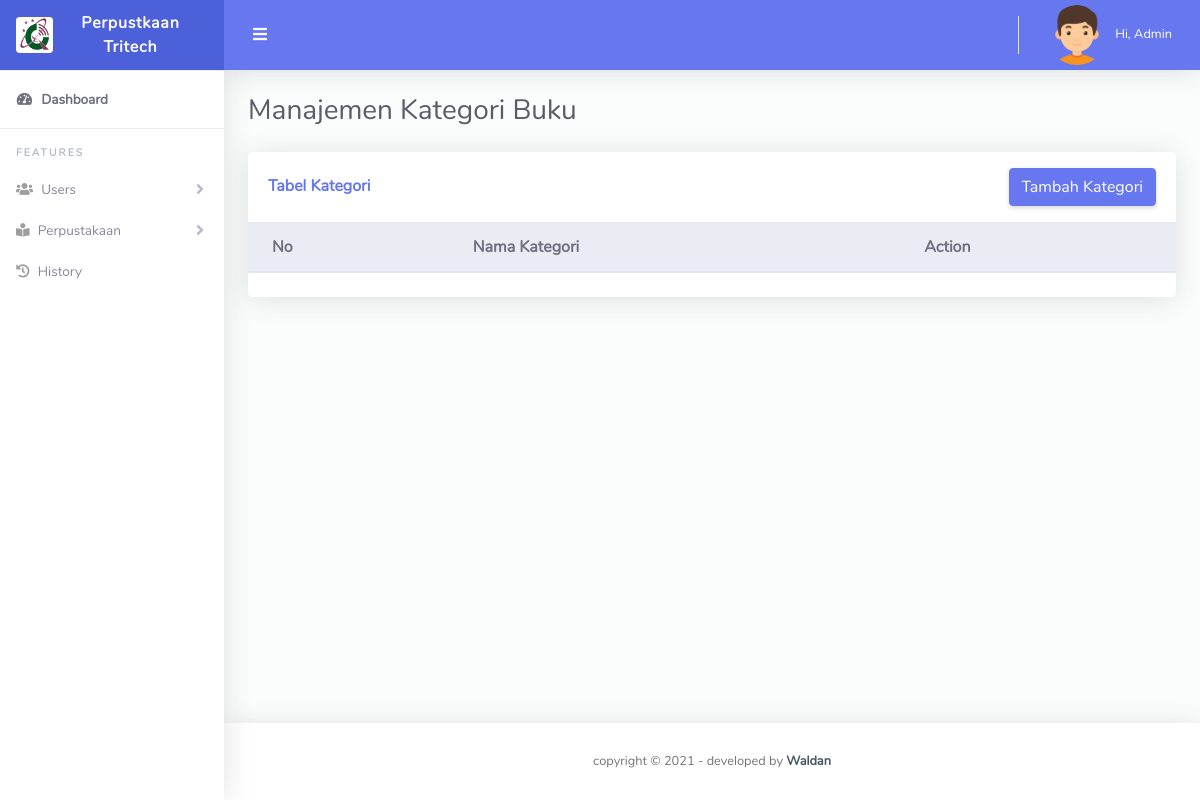
The page /kategori_tbl.php on the database as committed earlier.
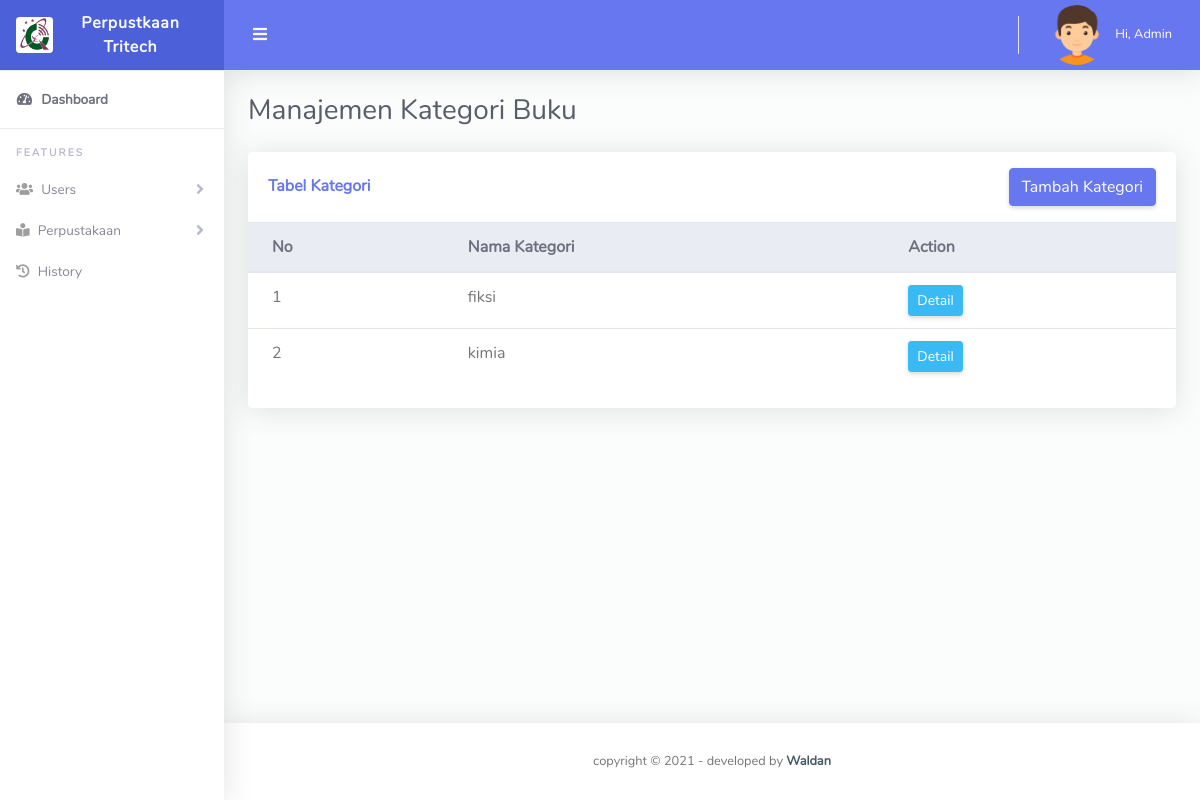
The same page on the database as committed later.
### tables this page shows
CREATE TABLE `kategori` (
  `id_kategori` int(11) NOT NULL,
  `nama_kategori` varchar(255) NOT NULL,
  `created_at` timestamp NOT NULL DEFAULT current_timestamp(),
  `updated_at` timestamp NOT NULL DEFAULT current_timestamp()
);

### config/functions/functionKategori.php (called while the page is built, shortened)
<?php
include('./config/conn.php');
function query($query)
{
    global $conn;
    $result = mysqli_query($conn, $query);
    $rows = [];
    while ($row = mysqli_fetch_assoc($result)) {
        $rows[] =  $row;
    }
    return $rows;
}

### kategori_tbl.php (the view, shortened to what this page needs)
<?php
include('./config/functions/functionKategori.php');
$kategori = query("SELECT * FROM kategori");
?>
<!DOCTYPE html>
<html lang="en">
<head>
    <?php include('./app/layouts/css.php'); ?>
</head>
<body id="page-top">
    <div id="wrapper">
        <?php include('./app/layouts/sidebar.php'); ?>
        <div id="content-wrapper" class="d-flex flex-column">
            <div id="content">
                <?php include('./app/layouts/topbar.php'); ?>
                <div class="container-fluid" id="container-wrapper">
                    <div class="d-sm-flex align-items-center justify-content-between mb-4">
                        <h1 class="h3 mb-0 text-gray-800">Manajemen Kategori Buku</h1>
                    </div>
                    <div class="row">
                        <div class="col-lg-12 mb-4">
                            <div class="card">
                                <div class="card-header py-3 d-flex flex-row align-items-center justify-content-between">
                                    <h6 class="m-0 font-weight-bold text-primary">Tabel Kategori</h6>
                                    <a href="./kategori_tambah.php" class="btn btn-primary">Tambah Kategori</a>
                                </div>
                                <div class="table-responsive">
                                    <table class="table align-items-center table-flush">
                                        <thead class="thead-light">
                                            <tr>
                                                <th>No</th>
                                                <th>Nama Kategori</th>
                                                <th>Action</th>
                                            </tr>
                                        </thead>
                                        <tbody>
                                            <?php $no = 1; ?>
                                            <?php foreach ($kategori as $dataKategori) : ?>
                                                <tr>
                                                    <td><?= $no++; ?></td>
                                                    <td><?= $dataKategori['nama_kategori']; ?></td>
                                                    <td><a href="kategori_detail.php?id_kategori=<?= $dataKategori['id_kategori']; ?>" class="btn btn-sm btn-info">Detail</a></td>
                                                </tr>
                                            <?php endforeach; ?>
                                        </tbody>
                                    </table>
                                </div>
                                <div class="card-footer"></div>
                            </div>
                        </div>
                    </div>
                </div>
            </div>
            <?php include('./app/layouts/footer.php'); ?>
        </div>
    </div>
</body>
</html>

Rows that differ between the two databases and show on the page:
added kategori: nama_kategori "fiksi"
added kategori: nama_kategori "kimia"
